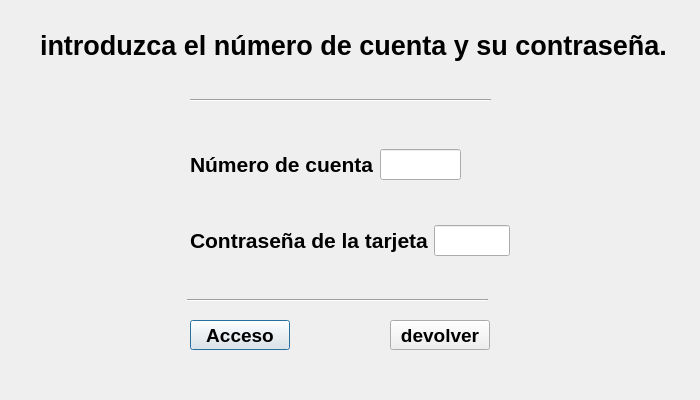
<?xml version="1.0" encoding="UTF-8"?>
<ui version="4.0">
 <class>ATMLoginToMainForm</class>
 <widget class="QWidget" name="ATMLoginToMainForm">
  <property name="enabled">
   <bool>true</bool>
  </property>
  <property name="geometry">
   <rect>
    <x>0</x>
    <y>0</y>
    <width>700</width>
    <height>400</height>
   </rect>
  </property>
  <property name="font">
   <font>
    <pointsize>14</pointsize>
   </font>
  </property>
  <property name="windowTitle">
   <string>Form</string>
  </property>
  <widget class="QLabel" name="label_login">
   <property name="geometry">
    <rect>
     <x>40</x>
     <y>0</y>
     <width>631</width>
     <height>91</height>
    </rect>
   </property>
   <property name="font">
    <font>
     <pointsize>20</pointsize>
     <bold>true</bold>
    </font>
   </property>
   <property name="text">
    <string>introduzca el número de cuenta y su contraseña.</string>
   </property>
  </widget>
  <widget class="QWidget" name="horizontalLayoutWidget">
   <property name="geometry">
    <rect>
     <x>190</x>
     <y>129</y>
     <width>271</width>
     <height>71</height>
    </rect>
   </property>
   <layout class="QHBoxLayout" name="horizontal_layout_a">
    <item>
     <widget class="QLabel" name="label_id">
      <property name="font">
       <font>
        <pointsize>16</pointsize>
        <bold>true</bold>
       </font>
      </property>
      <property name="text">
       <string>Número de cuenta</string>
      </property>
     </widget>
    </item>
    <item>
     <widget class="QLineEdit" name="line_edit_id"/>
    </item>
   </layout>
  </widget>
  <widget class="QWidget" name="horizontalLayoutWidget_2">
   <property name="geometry">
    <rect>
     <x>190</x>
     <y>210</y>
     <width>320</width>
     <height>61</height>
    </rect>
   </property>
   <layout class="QHBoxLayout" name="horizontal_layout_b">
    <item>
     <widget class="QLabel" name="label_pwd">
      <property name="font">
       <font>
        <pointsize>16</pointsize>
        <bold>true</bold>
       </font>
      </property>
      <property name="text">
       <string>Contraseña de la tarjeta</string>
      </property>
     </widget>
    </item>
    <item>
     <widget class="QLineEdit" name="line_edit_pwd"/>
    </item>
   </layout>
  </widget>
  <widget class="QPushButton" name="button_login">
   <property name="geometry">
    <rect>
     <x>190</x>
     <y>320</y>
     <width>100</width>
     <height>30</height>
    </rect>
   </property>
   <property name="font">
    <font>
     <pointsize>14</pointsize>
     <bold>true</bold>
    </font>
   </property>
   <property name="text">
    <string>Acceso</string>
   </property>
   <property name="default">
    <bool>true</bool>
   </property>
  </widget>
  <widget class="QPushButton" name="button_return">
   <property name="geometry">
    <rect>
     <x>390</x>
     <y>320</y>
     <width>100</width>
     <height>30</height>
    </rect>
   </property>
   <property name="font">
    <font>
     <pointsize>14</pointsize>
     <bold>true</bold>
    </font>
   </property>
   <property name="text">
    <string>devolver</string>
   </property>
  </widget>
  <widget class="Line" name="line_login_b">
   <property name="geometry">
    <rect>
     <x>187</x>
     <y>290</y>
     <width>301</width>
     <height>20</height>
    </rect>
   </property>
   <property name="orientation">
    <enum>Qt::Horizontal</enum>
   </property>
  </widget>
  <widget class="Line" name="line_login_a">
   <property name="geometry">
    <rect>
     <x>190</x>
     <y>90</y>
     <width>301</width>
     <height>20</height>
    </rect>
   </property>
   <property name="orientation">
    <enum>Qt::Horizontal</enum>
   </property>
  </widget>
 </widget>
 <resources/>
 <connections/>
</ui>
